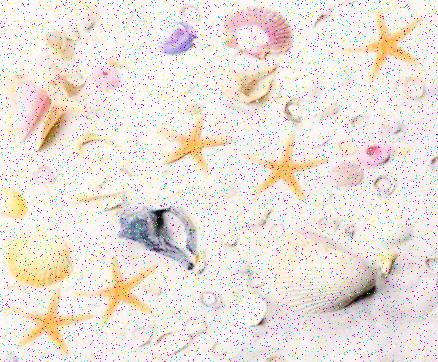
%> input picture Code and Images/Starfish.jpg, 438 x 362 px
$ octave Task4.m   (GNU Octave 9; MATLAB toolbox functions it lacks are replaced by stand-ins)
%> lines starting %> are read from the running program, lines starting %| are printed output that depends on the picture; in (x1, y1, x2, y2) boxes, pixels count from 0 and x2, y2 are one past the last pixel; in counts of white or black regions, pixels touching at a corner belong together; the program's own positions count from 1
% MATLAB script for Assessment Item-1
% Task-4
clear; close all; clc;

I = imread('Starfish.jpg');
%> I is the input picture: size 362x438x3 uint8; mean R, G, B 235.5, 226.7, 219.8
bw = rgb2gray(I);

%% remove salt and pepper noise
bw = medfilt2(bw);

% figure;
% subplot(1,2,1); imshow(bw); title("Using median filtering");
% subplot(1,2,2); imshow(bw2); title("Using gaussian filtering");

%% threshold the image
bw = imbinarize(bw,0.9);
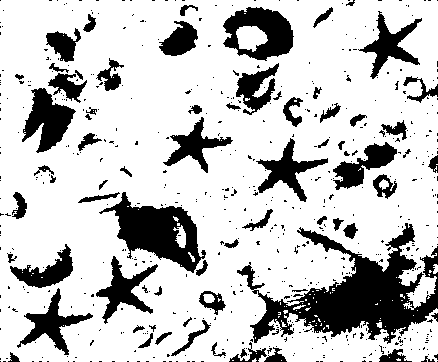
%> bw: size 362x438 logical; 77.2% white; 582 black regions (511 under 20 px), largest, box (x1, y1, x2, y2) and area: (237, 223, 438, 344) 9150, (99, 192, 206, 273) 3766, (223, 7, 294, 61) 2225

%% dilate then erode
bw = imclose(bw,strel("square",3));
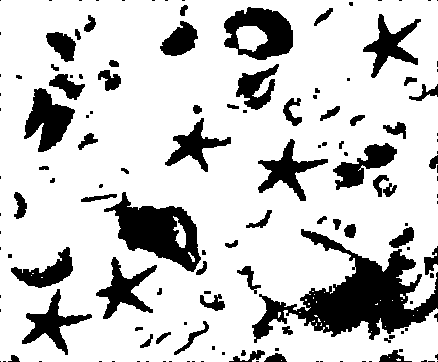
%> bw: size 362x438 logical; 79.3% white; 145 black regions (78 under 20 px), largest, box (x1, y1, x2, y2) and area: (252, 229, 438, 343) 7776, (104, 192, 201, 272) 3674, (224, 7, 293, 60) 2196

%% find edges and then fill in those shapes to make regions
bw = edge(bw,"canny");
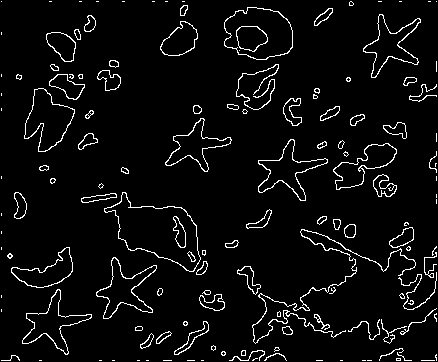
%> bw: size 362x438 logical; 4.9% white in thin lines or dots
bw = imfill(bw,'holes');
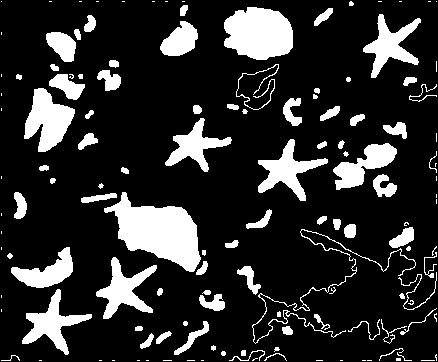
%> bw: size 362x438 logical; 17.8% white; 137 white regions (52 under 20 px), largest, box (x1, y1, x2, y2) and area: (104, 192, 201, 272) 4068, (224, 7, 293, 60) 2885, (24, 88, 75, 152) 1859

%% find every region and the area and perimeter of each

p = regionprops(bw,"Area","Perimeter");
%> p = 137 regions; largest, Area and Perimeter: 4068 300.5, 2885 213.1, 1859 215, 1516 270.8, 1498 268.1

%% store boundaries of each object that doesnt have a hole in it

[b l] = bwboundaries(bw,"noholes");
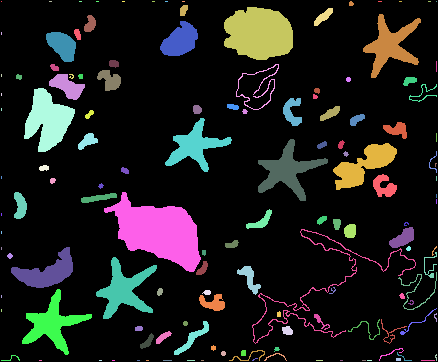
%> l: size 362x438 double; 138 distinct labels, from 0 to 137; one colour per label, 0 black
%> b = 137 boundaries; largest, box (x1, y1, x2, y2) and points: (252, 229, 416, 344) 1152, (236, 64, 279, 110) 377, (104, 192, 201, 272) 282, (22, 289, 92, 355) 248, (258, 139, 328, 201) 247

%% set the threshold of how round a star can be

thresholdupper = 0.0020;
thresholdlower = 0.0014;

%% create output image
[x y] = size(bw);
%> x = 362; y = 438
output = uint8(zeros(x,y));
output = imbinarize(output);

%% loop through the array of Areas and Perimeters

for i=1:length(b)

    %get perimeter and area of object
    perimeter  = p(i).Area;
    area = p(i).Perimeter;

    %metric to compute roundness
    metric = 4*pi*area/perimeter^2;

    %if the the object meets the roundness threshold and area limit add to
    %output image

    if ((metric <= thresholdupper && metric >= thresholdlower)&& area > 220)
        temp = (l==i);
        output = output + temp;
    end

end
%> this loop made 137 passes
%> (perimeter, area, metric) on passes 12, 14, 15, 17, 18, 19, 21, 23, 24, 26, 27, 29: (27, 47.15, 0.813), (1175, 180.5, 0.00164), (248, 67.13, 0.0137), (1480, 269.2, 0.00154), (1859, 215, 0.000782), (48, 24.25, 0.132), (610, 93.32, 0.00315), (497, 96.88, 0.00493), (46, 23.02, 0.137), (14, 21.54, 1.38), (57, 26.67, 0.103), (181, 55.71, 0.0214)
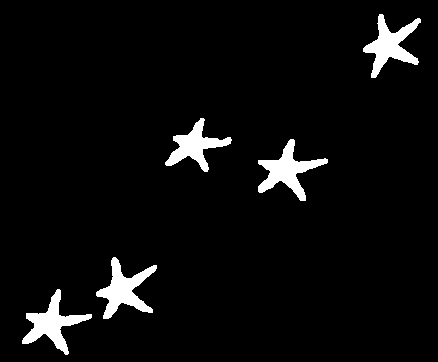
%> output: size 362x438 double; values 0 (black) and 1 (white), 4.6% white; 5 white regions, box (x1, y1, x2, y2) and area: (258, 139, 328, 201) 1516, (96, 257, 157, 319) 1498, (22, 289, 92, 355) 1480, (363, 14, 421, 78) 1451, (165, 118, 232, 172) 1273
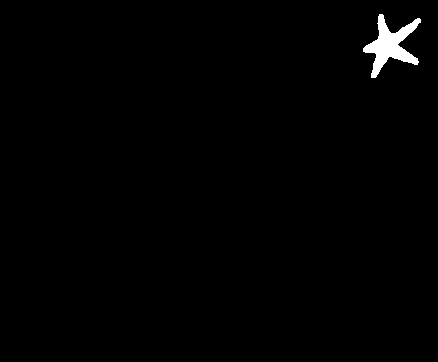
%> temp: size 362x438 logical; 0.92% white; 1 white region, box (x1, y1, x2, y2) and area: (363, 14, 421, 78) 1451
%display output image in a subplot with original
figure;
subplot(1,2,1); imshow(I); title("Original image:");
subplot(1,2,2); imshow(output); title("Output binary image of found starfish:");

$ run again, with Code and Images/Zebra.jpg copied over Code and Images/Starfish.jpg
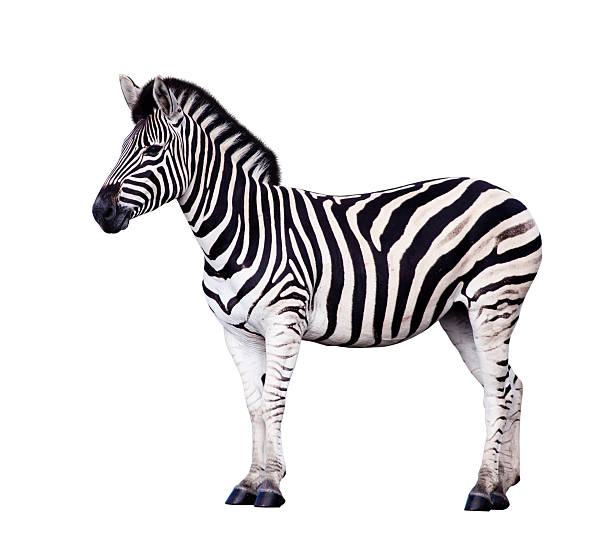
%> input picture Code and Images/Zebra.jpg, 612 x 556 px
%> I is the input picture: size 556x612x3 uint8; mean R, G, B 225.2, 223.5, 224.6
%> `bw = imbinarize(bw,0.9);`:
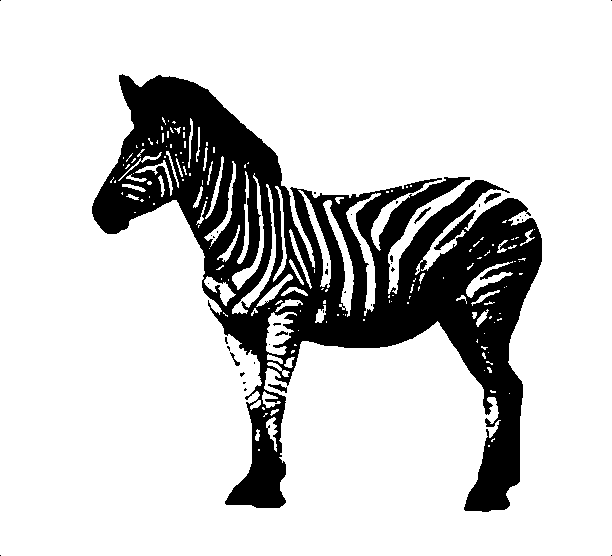
%> bw: size 556x612 logical; 81.1% white; 40 black regions (34 under 20 px), largest, box (x1, y1, x2, y2) and area: (92, 74, 542, 512) 63875, (484, 193, 501, 204) 80, (268, 384, 287, 393) 76, (414, 207, 431, 224) 64, (230, 352, 240, 366) 41, (275, 331, 288, 336) 34
%> p = 86 regions; largest, Area and Perimeter: 3997 399.1, 3724 6607.9, 1087 256.7, 1011 309, 854 258.9
%> `[b l] = bwboundaries(bw,"noholes");`:
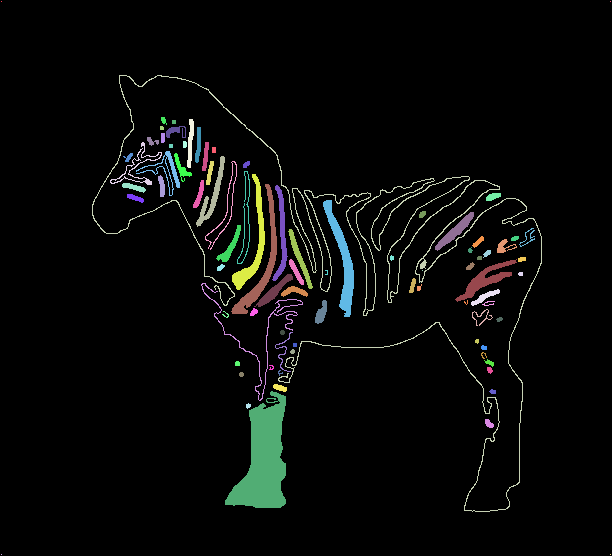
%> l: size 556x612 double; 87 distinct labels, from 0 to 86; one colour per label, 0 black
%> b = 86 boundaries; largest, box (x1, y1, x2, y2) and points: (92, 75, 542, 512) 6017, (201, 283, 303, 401) 747, (110, 142, 162, 185) 380, (225, 391, 286, 508) 377, (237, 171, 250, 264) 375
%> the loop `for i=1:length(b)` made 86 passes
%> (perimeter, area, metric) on passes 3 to 10: (3724, 6607.9, 0.00599), (269, 421.6, 0.0732), (119, 52.23, 0.0463), (42, 30.45, 0.217), (81, 38.76, 0.0742), (317, 369.8, 0.0463), (55, 38.11, 0.158), (104, 47.12, 0.0547)
